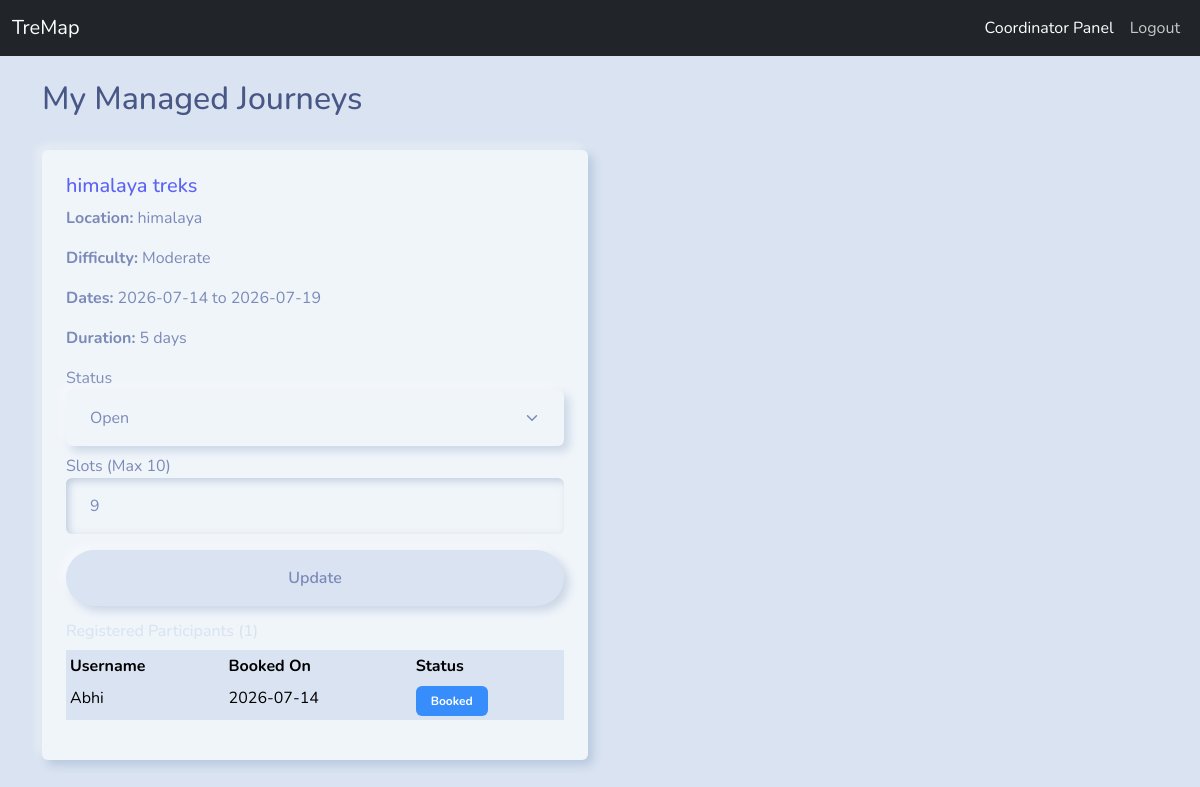
Page /coordinator/dashboard (signed in) on the committed database.
### models/schemas.py (models this page shows, shortened)
class Journey(db.Model):
    __tablename__ = 'journeys' # name of the table in the database.
    jid = db.Column(db.Integer, primary_key=True) #primary key.
    title = db.Column(db.String(200), nullable=False)#name of the trekking journey.
    location = db.Column(db.String(100), nullable=False)#Geographic location
    difficulty = db.Column(db.String(50), nullable=False)#Difficulty level (Easy/Moderate/Hard)
    duration = db.Column(db.Integer, nullable=True)#Duration in days
    total_slots = db.Column(db.Integer, nullable=False)#Total capacity
    available_slots = db.Column(db.Integer, nullable=False)#Remaining available spots
    start_date = db.Column(db.DateTime, nullable=False)#Start date and time of the journey
    end_date = db.Column(db.DateTime, nullable=False)#End date and time of the journey
    status = db.Column(db.String(50), default='Scheduled') # Scheduled, Active, Completed
    assigned_to = db.Column(db.Integer, db.ForeignKey('accounts.aid'), nullable=True)#Foreign key → assigned coordinator
    coordinator = db.relationship('Account', backref='journeys_managing', foreign_keys=[assigned_to])

class Ticket(db.Model):
    __tablename__ = 'tickets'# name of the table in the database.
    tid = db.Column(db.Integer, primary_key=True)# primary key
    customer_id = db.Column(db.Integer, db.ForeignKey('accounts.aid', ondelete='CASCADE'))# foreign key → customer who booked the ticket.
    journey_id = db.Column(db.Integer, db.ForeignKey('journeys.jid', ondelete='CASCADE'))# foreign key → journey for which the ticket is booked.
    booked_on = db.Column(db.DateTime, default=datetime.utcnow)# date and time when the ticket was booked.
    status = db.Column(db.String(50), default='Booked') # Booked, Cancelled, Completed
    customer = db.relationship('Account', backref=db.backref('tickets', cascade='all, delete-orphan'), foreign_keys=[customer_id])
    journey = db.relationship('Journey', backref=db.backref('tickets', cascade='all, delete-orphan'))

class Account(db.Model):
    __tablename__ = 'accounts'# tells SQLAlchemy to use this name for the table in the database
    aid = db.Column(db.Integer, primary_key=True)# it is a primary key in autoincreament mode.
    username = db.Column(db.String(80), unique=True, nullable=False)# it contain unique username.
    passkey = db.Column(db.String(255), nullable=False) # its a hashed password.
    role_level = db.Column(db.String(20), default='customer') # customer, coordinator or director.
    authorized = db.Column(db.Boolean, default=True)#(coordinators must be authorised by director).
    is_active = db.Column(db.Boolean, default=True)#(False = banned/blacklisted).
    contact = db.Column(db.String(150), nullable=True) # Staff contact details

### controllers/coordinator_ctrl.py (the view)
@coordinator_routes.route('/dashboard')#this route is used for the coordinator's dashboard. it will show all the journeys assigned to the coordinator.
def dashboard():
    if session.get('role') != 'coordinator': return redirect(url_for('auth.login'))
    my_journeys = Journey.query.filter_by(assigned_to=session['aid']).all()
    journey_participants = {}
    for j in my_journeys:
        tickets = Ticket.query.filter_by(journey_id=j.jid).all()
        journey_participants[j.jid] = tickets
    return render_template('coordinator_dash.html', journeys=my_journeys, journey_participants=journey_participants)

### templates/coordinator_dash.html (shortened to what this page needs)
{% extends "base.html" %}
{% block nav %}
<li class="nav-item"><a class="nav-link active" href="/coordinator/dashboard">Coordinator Panel</a></li>
{% endblock %}
{% block content %}
<div class="row mt-4">
    <div class="col-md-12">
        <h2>My Managed Journeys</h2>
    </div>
</div>
<div class="row mt-4">
    {% for j in journeys %}
    <div class="col-md-6 mb-4">
        <div class="card bg-light shadow">
            <div class="card-body">
                <h5 class="card-title text-info">{{ j.title }}</h5>
                <p><strong>Location:</strong> {{ j.location }}</p>
                <p><strong>Difficulty:</strong> {{ j.difficulty }}</p>
                <p><strong>Dates:</strong> {{ j.start_date.strftime('%Y-%m-%d') }} to {{ j.end_date.strftime('%Y-%m-%d') }}</p>
                {% if j.duration %}<p><strong>Duration:</strong> {{ j.duration }} days</p>{% endif %}
                <form method="POST" action="/coordinator/update_journey/{{ j.jid }}">
                    <div class="mb-2">
                        <label>Status</label>
                        <select name="status" class="form-select">
                            <option value="Open" {% if j.status == 'Open' %}selected{% endif %}>Open</option>
                        </select>
                    </div>
                    <div class="mb-2">
                        <label>Slots (Max {{ j.total_slots }})</label>
                        <input type="number" name="slots" value="{{ j.available_slots }}" max="{{ j.total_slots }}" min="0" class="form-control">
                    </div>
                    <button class="btn btn-info w-100 mt-2">Update</button>
                </form>
                <div class="mt-3">
                    <h6 class="text-secondary">Registered Participants ({{ journey_participants[j.jid]|length }})</h6>
                    {% if journey_participants[j.jid] %}
                    <table class="table table-sm table-bordered mt-2">
                        <thead><tr><th>Username</th><th>Booked On</th><th>Status</th></tr></thead>
                        <tbody>
                            {% for t in journey_participants[j.jid] %}
                            <tr>
                                <td>{{ t.customer.username }}</td>
                                <td>{{ t.booked_on.strftime('%Y-%m-%d') }}</td>
                                <td>
                                    {% if t.status == 'Booked' %}<span class="badge bg-primary">{{ t.status }}</span>
                                    {% elif t.status == 'Completed' %}<span class="badge bg-success">{{ t.status }}</span>
                                    {% elif t.status == 'Cancelled' %}<span class="badge bg-danger">{{ t.status }}</span>
                                    {% else %}<span class="badge bg-secondary">{{ t.status }}</span>{% endif %}
                                </td>
                            </tr>
                            {% endfor %}
                        </tbody>
                    </table>
                    {% else %}
                    <p class="text-muted small">No participants registered yet.</p>
                    {% endif %}
                </div>
            </div>
        </div>
    </div>
    {% endfor %}
</div>
{% endblock %}

### rows in the picture
Journey: title "himalaya treks", location "himalaya", difficulty "Moderate", start_date "2026-07-14", end_date "2026-07-19", duration "5", status "Open", total_slots "10", slots "9"
Ticket: customer.username "Abhi", booked_on "2026-07-14", status "Booked"
